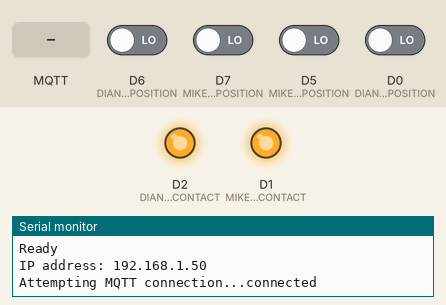
This sketch was run on a simulated ESP8266 (NodeMCU). On the bench: output pins drawn as LEDs (lit = HIGH), the last lines printed to the serial monitor. The inputs (shaded band) are chosen by the test bench; at power-on: D0 (DIANEDOORSENSORCLOSEPOSITION), D5 (MIKEDOORSENSOROPENPOSITION), D6 (DIANEDOORSENSOROPENPOSITION), D7 (MIKEDOORSENSORCLOSEPOSITION) LOW. WiFi joins after 1.5 s; servers stay silent unless stated; no MQTT or app messages arrive unless stated; not simulated (calls return 0 or success): credentials.h.

Above: at 2.7 s.
2.8 s: MQTT message "force" arrives on the first subscribed topic
At 2.92 s:
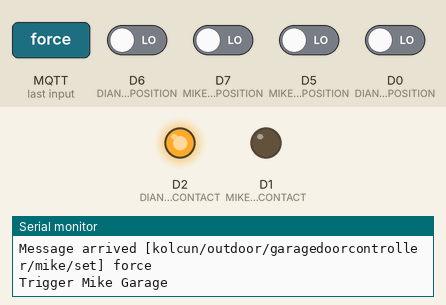
4.5 s: MQTT message "force" arrives on the second subscribed topic
At 4.62 s:
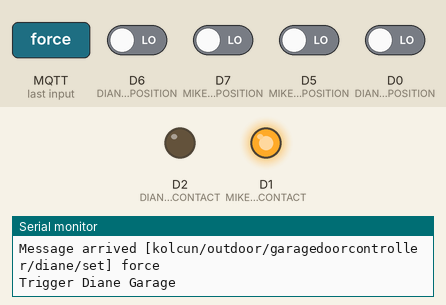
Timing chart, 0 to 7.5 s (numbered marks = the images above; inputs shaded):
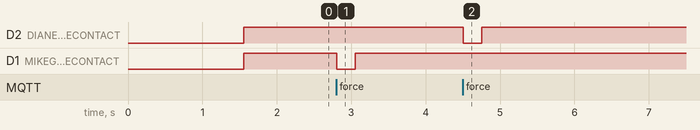

The sketch:

GarageDoorController.ino
```cpp
#include <ESP8266WiFi.h>
#include <ESP8266mDNS.h>
#include <PubSubClient.h>
#include <WiFiUdp.h>
#include <ArduinoOTA.h>
#include <OneButton.h>
#include "credentials.h"

#define MIKEGARAGECONTACT D1
#define DIANEGARAGECONTACT D2
#define MIKEDOORSENSORCLOSEPOSITION D7
#define DIANEDOORSENSORCLOSEPOSITION D0
#define MIKEDOORSENSOROPENPOSITION D5
#define DIANEDOORSENSOROPENPOSITION D6

#define HOSTNAME "GarageController"
#define MQTT_CLIENT_NAME "kolcun/outdoor/garagedoorcontroller"

const char* ssid = WIFI_SSID;
const char* password = WIFI_PASSWD;

const char* overwatchTopic = MQTT_CLIENT_NAME"/overwatch";

char charPayload[50];
String mikeState = "UNKNOWN";
String dianeState = "UNKNOWN";

WiFiClient wifiClient;
PubSubClient pubSubClient(wifiClient);
OneButton mikeDoorSensorClosed(MIKEDOORSENSORCLOSEPOSITION, false, false);
OneButton mikeDoorSensorOpen(MIKEDOORSENSOROPENPOSITION, false, false);
OneButton dianeDoorSensorClosed(DIANEDOORSENSORCLOSEPOSITION, false, false);
OneButton dianeDoorSensorOpen(DIANEDOORSENSOROPENPOSITION, false, false);

void setup() {
  Serial.begin(115200);
  Serial.println("Booting");

  setupOTA();
  setupButtons();
  setupMqtt();
  setupRelays();
  publishStates();

}

void loop() {
  ArduinoOTA.handle();
  if (!pubSubClient.connected()) {
    reconnect();
  }
  mikeDoorSensorClosed.tick();
  mikeDoorSensorOpen.tick();
  dianeDoorSensorClosed.tick();
  dianeDoorSensorOpen.tick();
  pubSubClient.loop();

}

void setupButtons() {
  mikeDoorSensorClosed.attachLongPressStart(mikeDoorClosed);
  mikeDoorSensorClosed.attachLongPressStop(mikeDoorOpening);
  mikeDoorSensorClosed.setPressTicks(300);

  mikeDoorSensorOpen.attachLongPressStart(mikeDoorOpen);
  mikeDoorSensorOpen.attachLongPressStop(mikeDoorClosing);
  mikeDoorSensorOpen.setPressTicks(300);

  dianeDoorSensorClosed.attachLongPressStart(dianeDoorClosed);
  dianeDoorSensorClosed.attachLongPressStop(dianeDoorOpening);
  dianeDoorSensorClosed.setPressTicks(300);

  dianeDoorSensorOpen.attachLongPressStart(dianeDoorOpen);
  dianeDoorSensorOpen.attachLongPressStop(dianeDoorClosing);
  dianeDoorSensorOpen.setPressTicks(300);
}

//Door has closed - in down position, not moving
void mikeDoorClosed() {
  mikeState = "close";
  Serial.println("Mike Door Closed");
  publishMikeState();
}

//Door has started opening - in down position, moving up
void mikeDoorOpening(){
  mikeState = "moving-opening";
  Serial.println("Mike Door Opening - moving up");
  publishMikeState();
}

//Door has opened - in up position, not moving.
void mikeDoorOpen() {
  mikeState = "open";
  Serial.println("Mike Door Open");
  publishMikeState();
}

//Door has started closing - in up position, moving down
void mikeDoorClosing(){
  mikeState = "moving-closing";
  Serial.println("Mike Door Closing - moving down");
  publishMikeState();
}

//Door has closed - in down position, not moving
void dianeDoorClosed() {
  dianeState = "close";
  Serial.println("Diane Door Closed");
  publishDianeState();
}

//Door has started opening - in down position, moving up
void dianeDoorOpening(){
  dianeState = "moving-opening";
  Serial.println("Diane Door Opening - moving up");
  publishDianeState();
}

//Door has opened - in up position, not moving.
void dianeDoorOpen() {
  dianeState = "open";
  Serial.println("Diane Door Open");
  publishDianeState();
}

//Door has started closing - in up position, moving down
void dianeDoorClosing(){
  dianeState = "moving-closing";
  Serial.println("Diane Door Closing - moving down");
  publishDianeState();
}

void publishStates() {
  publishMikeState();
  publishDianeState();
}

void publishMikeState() {
  pubSubClient.publish(MQTT_CLIENT_NAME"/mike/state", (uint8_t*) mikeState.c_str(), mikeState.length(), true);
}

void publishDianeState() {
  pubSubClient.publish(MQTT_CLIENT_NAME"/diane/state", (uint8_t*) dianeState.c_str(), dianeState.length(), true);
}

void mqttCallback(char* topic, byte* payload, unsigned int length) {
  Serial.print("Message arrived [");
  String newTopic = topic;
  Serial.print(topic);
  Serial.print("] ");
  payload[length] = '\0';
  String newPayload = String((char *)payload);
  int intPayload = newPayload.toInt();
  Serial.println(newPayload);
  Serial.println();
  newPayload.toCharArray(charPayload, newPayload.length() + 1);

  if (newTopic == MQTT_CLIENT_NAME"/mike/set") {
    //allow opening - if the state is closed
    if (newPayload == "open" && mikeState == "close") {
      triggerMikeGarage();

      //allow closing - if the state is open
    } else if (newPayload == "close" && mikeState == "open") {
      triggerMikeGarage();
    //allow force trigering
    } else if (newPayload == "force") {
      triggerMikeGarage();
    }
  }

  if (newTopic == MQTT_CLIENT_NAME"/diane/set") {
    //allow opening - if the state is closed
    if (newPayload == "open" && dianeState == "close") {
      triggerDianeGarage();

      //allow closing - if the state is open
    } else if (newPayload == "close" && dianeState == "open" ) {
      triggerDianeGarage();
    //allow force trigering
    } else if (newPayload == "force") {
      triggerDianeGarage();
    }
  }
}

void setupRelays() {
  pinMode(MIKEGARAGECONTACT, OUTPUT);
  digitalWrite(MIKEGARAGECONTACT, HIGH);
  pinMode(DIANEGARAGECONTACT, OUTPUT);
  digitalWrite(DIANEGARAGECONTACT, HIGH);

}

void setupOTA() {
  WiFi.mode(WIFI_STA);
  WiFi.hostname(HOSTNAME);
  WiFi.begin(WIFI_SSID, WIFI_PASSWD);
  while (WiFi.waitForConnectResult() != WL_CONNECTED) {
    Serial.println("Wifi Connection Failed! Rebooting...");
    delay(5000);
    ESP.restart();
  }
  ArduinoOTA.setHostname(HOSTNAME);

  ArduinoOTA.onStart([]() {
    String type;
    if (ArduinoOTA.getCommand() == U_FLASH) {
      type = "sketch";
    } else { // U_FS
      type = "filesystem";
    }
    Serial.println("Start updating " + type);
  });
  ArduinoOTA.onEnd([]() {
    Serial.println("\nEnd");
  });
  ArduinoOTA.onProgress([](unsigned int progress, unsigned int total) {
    Serial.printf("Progress: %u%%\r", (progress / (total / 100)));
  });
  ArduinoOTA.onError([](ota_error_t error) {
    Serial.printf("Error[%u]: ", error);
    if (error == OTA_AUTH_ERROR) {
      Serial.println("Auth Failed");
    } else if (error == OTA_BEGIN_ERROR) {
      Serial.println("Begin Failed");
    } else if (error == OTA_CONNECT_ERROR) {
      Serial.println("Connect Failed");
    } else if (error == OTA_RECEIVE_ERROR) {
      Serial.println("Receive Failed");
    } else if (error == OTA_END_ERROR) {
      Serial.println("End Failed");
    }
  });
  ArduinoOTA.begin();
  Serial.println("Ready");
  Serial.print("IP address: ");
  Serial.println(WiFi.localIP());
}

void setupMqtt() {
  pubSubClient.setServer(MQTT_SERVER, 1883);
  pubSubClient.setCallback(mqttCallback);
  if (!pubSubClient.connected()) {
    reconnect();
  }
}

void reconnect() {
  bool boot = true;
  int retries = 0;
  while (!pubSubClient.connected()) {
    if (retries < 10) {
      Serial.print("Attempting MQTT connection...");
      // Attempt to connect
      if (pubSubClient.connect(MQTT_CLIENT_NAME, MQTT_USER, MQTT_PASSWD)) {
        Serial.println("connected");
        // Once connected, publish an announcement...
        if (boot == true) {
          pubSubClient.publish(overwatchTopic, "Rebooted");
          boot = false;
        } else {
          pubSubClient.publish(overwatchTopic, "Reconnected");
        }
        pubSubClient.subscribe(MQTT_CLIENT_NAME"/mike/set");
        pubSubClient.subscribe(MQTT_CLIENT_NAME"/diane/set");
      } else {
        Serial.print("failed, rc=");
        Serial.print(pubSubClient.state());
        Serial.println(" try again in 5 seconds");
        retries++;
        // Wait 5 seconds before retrying
        delay(5000);
      }
    }
    else {
      ESP.restart();
    }
  }
}

void triggerMikeGarage() {
  Serial.println("Trigger Mike Garage");
  digitalWrite(MIKEGARAGECONTACT, LOW);
  delay(250);
  digitalWrite(MIKEGARAGECONTACT, HIGH);
}

void triggerDianeGarage() {
  Serial.println("Trigger Diane Garage");
  digitalWrite(DIANEGARAGECONTACT, LOW);
  delay(250);
  digitalWrite(DIANEGARAGECONTACT, HIGH);
}
```

Measured:
- after the input at 2.8 s, D1 (MIKEGARAGECONTACT): HIGH → LOW at once, → HIGH 0.25 s later
- after the input at 4.5 s, D2 (DIANEGARAGECONTACT): HIGH → LOW at once, → HIGH 0.25 s later
